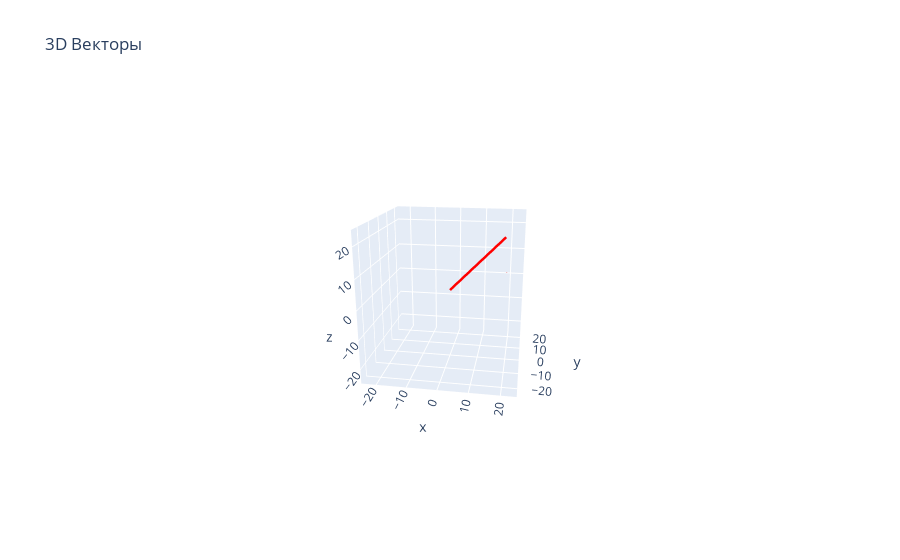

Notebook code cell kept with this figure:
### Markdown cell above
# Task_3

Для вектора `vec` восстановите координаты в трехмерной системе отсчета если даны модуль и два направляющих угла в градусах. Провизуализируйте результат.

### Code cell
mod = 20
alpha = 20
beta = 85
a_rad = np.radians(alpha)
b_rad = np.radians(beta)
c_rad = np.sqrt(1 - np.cos(a_rad)**2 - np.cos(b_rad)**2)
a_cos_theta = np.cos(a_rad)
b_cos_theta = np.cos(b_rad)
c_cos_theta = np.cos(c_rad)
vec = np.array([mod * a_cos_theta, mod * b_cos_theta, mod * c_cos_theta])
print(f"vec:{vec}")
plot_vectors(np.array([vec]), zoom=25)

### Figure 1 — Plotly figure (JSON) as saved in the notebook; plotly's stock layout.template omitted (floating-point values rounded to 4 significant figures)
{"data": [{"line": {"color": "red", "width": 5}, "mode": "lines", "type": "scatter3d", "x": [0, 1.743], "y": [0, 18.79], "z": [0, 18.92]}, {"colorscale": [[0, "red"], [1, "red"]], "showscale": false, "sizemode": "absolute", "sizeref": 0.5, "type": "cone", "u": [18.92], "v": [18.79], "w": [1.743], "x": [18.92], "y": [18.79], "z": [1.743]}], "layout": {"scene": {"camera": {"eye": {"x": 3, "y": 0.5, "z": 1}}, "xaxis": {"range": [25, -25], "title": {"text": "y"}}, "yaxis": {"range": [-25, 25], "title": {"text": "x"}}, "zaxis": {"range": [-25, 25], "title": {"text": "z"}}}, "title": {"text": "3D Векторы"}}}
